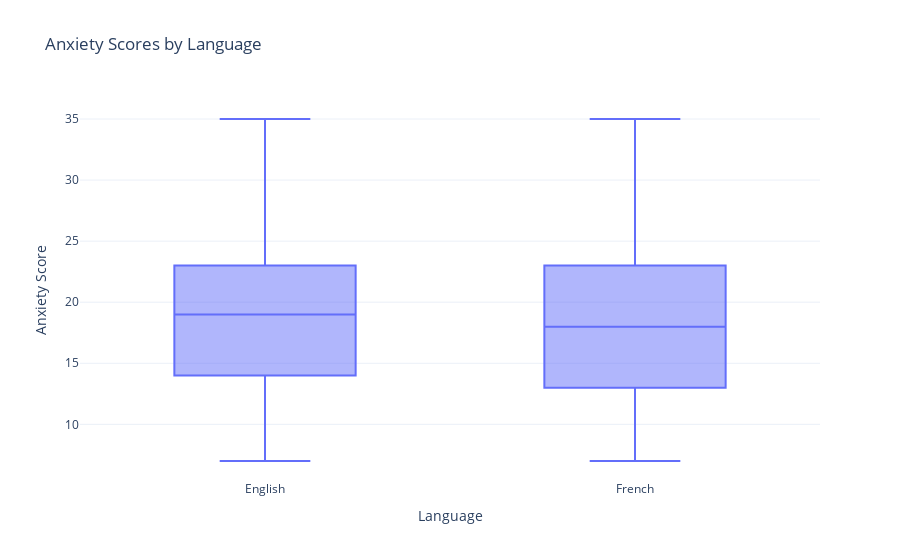

The notebook cell this image was saved under:
### Code cell
#Create a boxplot of the Anxiety scores by Language
fig = px.box(
    df,
    x='Language',
    y='PROMIS_Anxiety',
    title='Anxiety Scores by Language'
)
fig.update_layout(
    xaxis_title='Language',
    yaxis_title='Anxiety Score'
)
fig.show()

### Figure 1 — Plotly figure (JSON) as saved in the notebook; plotly's stock layout.template omitted (floating-point values rounded to 4 significant figures; data arrays with more than 128 entries replaced by an {"elided": "..."} marker saying what was removed)
{"data": [{"alignmentgroup": "True", "hovertemplate": "Language=%{x}<br>PROMIS_Anxiety=%{y}<extra></extra>", "legendgroup": "", "marker": {"color": "#636efa"}, "name": "", "notched": false, "offsetgroup": "", "orientation": "v", "showlegend": false, "type": "box", "x": {"elided": "10772 str values"}, "x0": " ", "xaxis": "x", "y": {"elided": "10772 float values"}, "y0": " ", "yaxis": "y"}], "layout": {"boxmode": "group", "legend": {"tracegroupgap": 0}, "title": {"text": "Anxiety Scores by Language"}, "xaxis": {"anchor": "y", "domain": [0, 1], "title": {"text": "Language"}}, "yaxis": {"anchor": "x", "domain": [0, 1], "title": {"text": "Anxiety Score"}}}}
